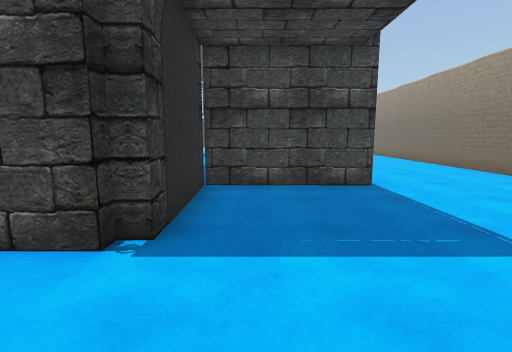
view 1 (above)

17 first-person views from a walk through a scene from a Unity 3-D project. The camera is 1.3 m above the floor, tilts 8° down and sees 85° across. Doors are open. The floor is counted in squares, 1 m on a side. Each view is taken from the middle of a square. On the plan, view 1 faces up. The plan holds only what a view shows up to about 13 squares ahead; the rest is blank. The place goes on beyond the plan. The player character is not drawn. Some surface patterns are stand-ins.

view 2
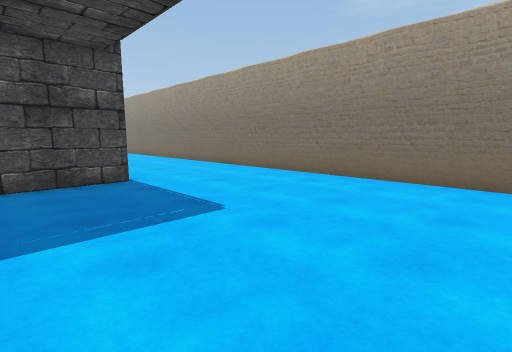

view 3
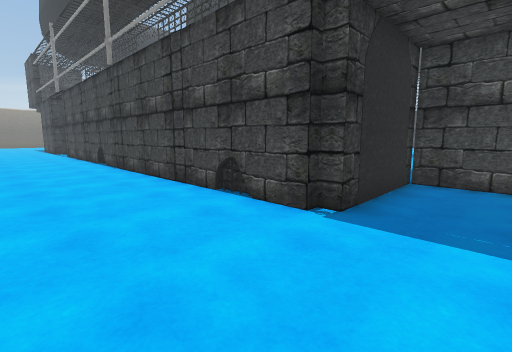

view 4
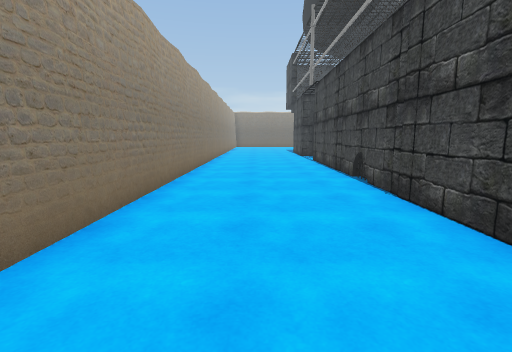

view 5
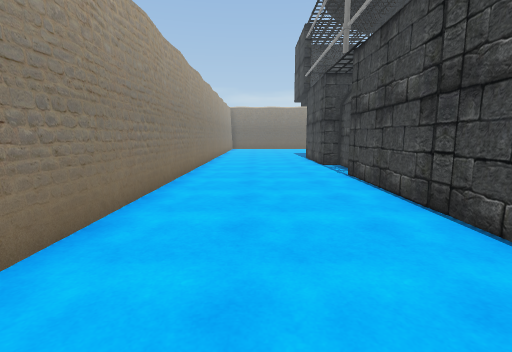

view 6
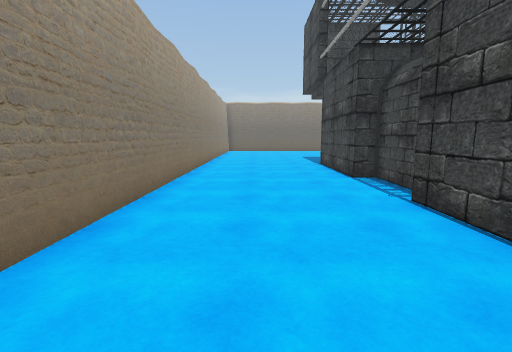

view 7
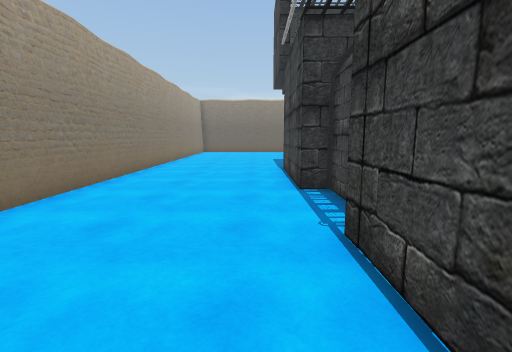

view 8
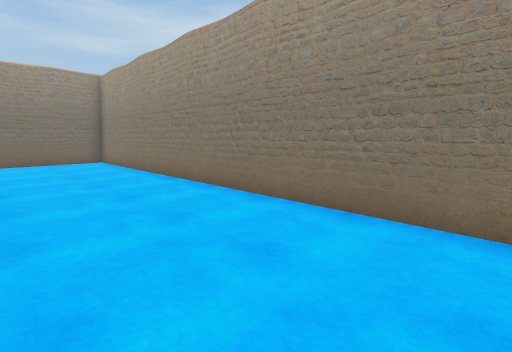

view 9
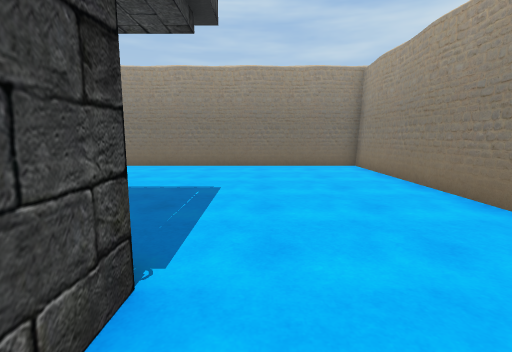

view 10
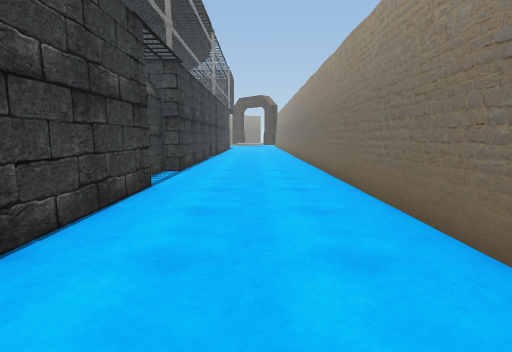

view 11
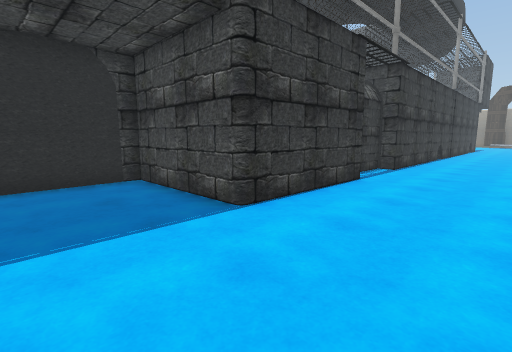

view 12
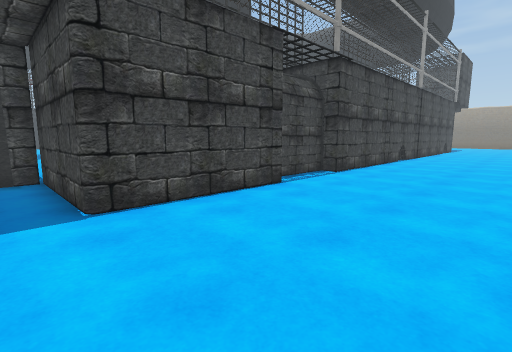

view 13
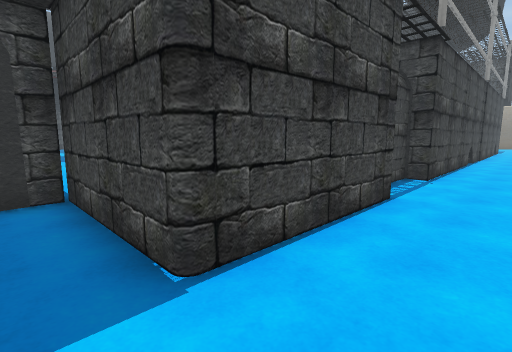

view 14
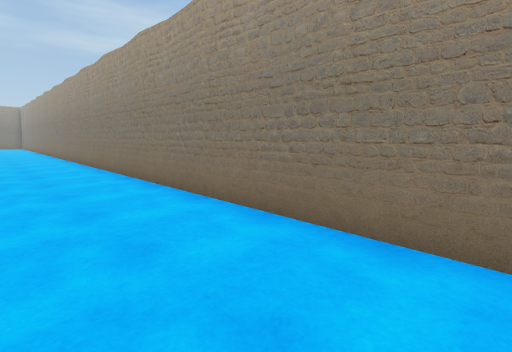

view 15
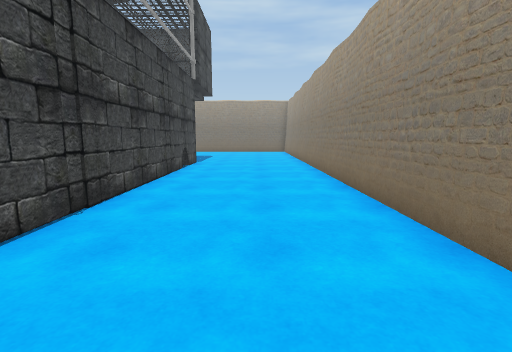

view 16
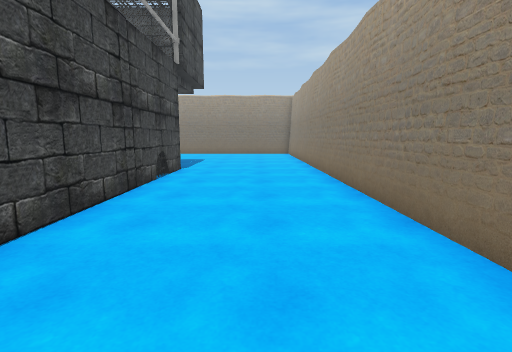

view 17
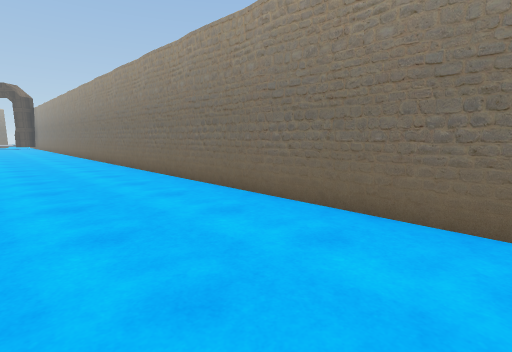

### Floor plan
Points are (right, up) in squares from view 1. A wall is a line through its corners. A room is listed if a view was taken in it or the views show most of it. See-through windows are left out.
Room 1 (views 1, 2, 3, 4, 5, 6, 7, 8, 9, 10, 11, 12, 13, 14, 15, 16, 17)
walls: (-1.8, 3.5) (-1.8, 3) (-20.2, 3.2); (-1.4, 6.8) (-1.3, 4.1); (-14.1, 3) (-14.7, 3); (3.2, 12.1) (3.2, 7.4) (-1.4, 7.5); (-20.6, 3.8) (-23.8, 3.9); (2.5, 15.6) (2.5, 13.9); (-24.2, 3.1) (-28.8, 3.1) (-28.7, 7.8); (3.3, 18.6) (3.3, 16.1); (-30.1, -2.5) (8.6, -2.5) (8.6, 18.1)
low walls: (-3.2, 3.3) (-4.4, 3.3)
objects: arch (-30, 8)

Where each view was taken, in squares from view 1:
view 1: 0 up, 0 right, facing up
view 2: 1 down, 0 right, facing up-right
view 3: 1 down, 1 right, facing up-left
view 4: 0 up, 5 left, facing left
view 5: 0 up, 11 left, facing left
view 6: 0 up, 15 left, facing left
view 7: 2 up, 17 left, facing left
view 8: 2 up, 7 left, facing down-right
view 9: 2 up, 4 left, facing right
view 10: 5 up, 6 right, facing up
view 11: 4 up, 7 right, facing up-left
view 12: 2 down, 30 left, facing up-right
view 13: 1 up, 30 left, facing up-right
view 14: 1 up, 30 left, facing down-right
view 15: 0 up, 16 left, facing right
view 16: 0 up, 13 left, facing right
view 17: 4 up, 4 right, facing up-right
